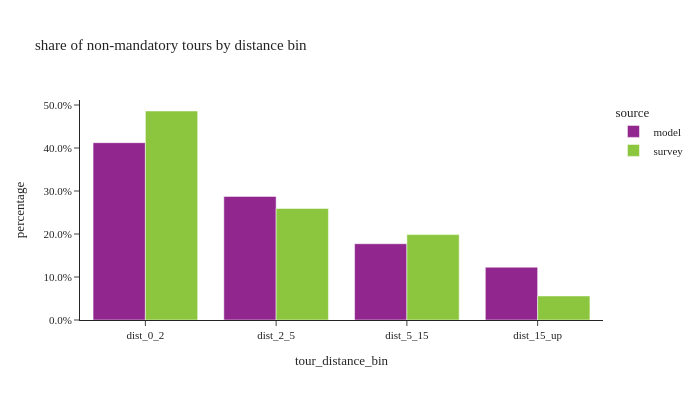

Source (notebook cell):
### Code cell
util.plot_share_barchart(non_m_tour_data, 'tour_weight', 'tour_distance_bin', title="share of non-mandatory tours by distance bin")

### Figure 1 — Plotly figure (JSON) as saved in the notebook; plotly's stock layout.template omitted (floating-point values rounded to 4 significant figures)
{"data": [{"alignmentgroup": "True", "customdata": [[1121000.0, 1121000.0], [781700.0, 781700.0], [482400.0, 482400.0], [333900.0, 333900.0]], "hovertemplate": "source=model<br>tour_distance_bin=%{x}<br>percentage=%{y}<br>weighted_sum=%{customdata[0]}<br>sample_size=%{customdata[1]}<extra></extra>", "legendgroup": "model", "marker": {"color": "#91268F", "pattern": {"shape": ""}}, "name": "model", "offsetgroup": "model", "orientation": "v", "showlegend": true, "textposition": "auto", "type": "bar", "x": ["dist_0_2", "dist_2_5", "dist_5_15", "dist_15_up"], "xaxis": "x", "y": [0.4124, 0.2875, 0.1774, 0.1228], "yaxis": "y"}, {"alignmentgroup": "True", "customdata": [[1997000.0, 3383.0], [1066000.0, 1528.0], [816200.0, 1145.0], [229700.0, 330.0]], "hovertemplate": "source=survey<br>tour_distance_bin=%{x}<br>percentage=%{y}<br>weighted_sum=%{customdata[0]}<br>sample_size=%{customdata[1]}<extra></extra>", "legendgroup": "survey", "marker": {"color": "#8CC63E", "pattern": {"shape": ""}}, "name": "survey", "offsetgroup": "survey", "orientation": "v", "showlegend": true, "textposition": "auto", "type": "bar", "x": ["dist_0_2", "dist_2_5", "dist_5_15", "dist_15_up"], "xaxis": "x", "y": [0.4861, 0.2594, 0.1986, 0.05591], "yaxis": "y"}], "layout": {"barmode": "group", "height": 400, "legend": {"title": {"text": "source"}, "tracegroupgap": 0}, "title": {"text": "share of non-mandatory tours by distance bin"}, "width": 700, "xaxis": {"anchor": "y", "domain": [0.0, 1.0], "title": {"text": "tour_distance_bin"}}, "yaxis": {"anchor": "x", "domain": [0.0, 1.0], "tickformat": ".1%", "title": {"text": "percentage"}}}}
